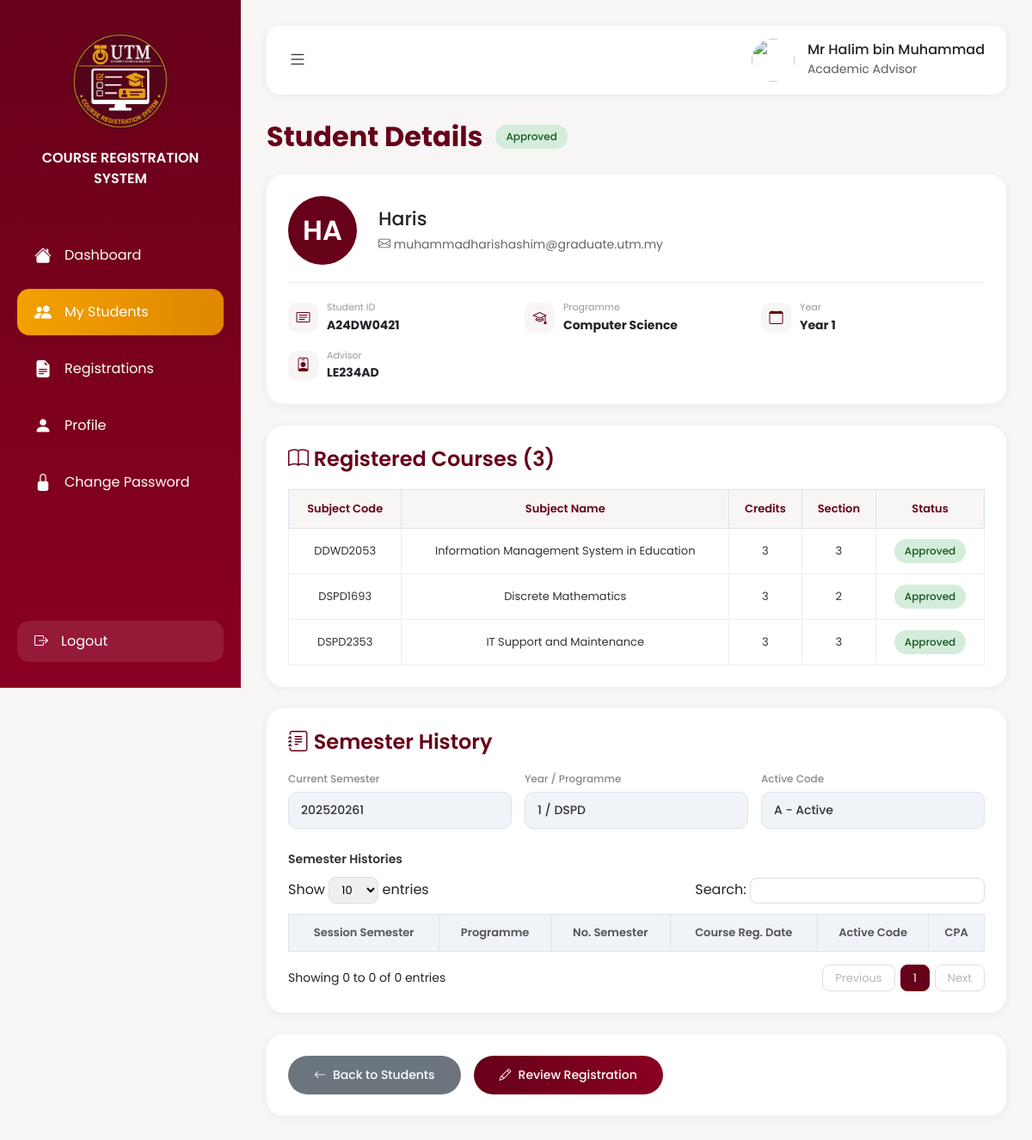
Page /advisor_student_details.php?student_id=24 (signed in) on the committed database.
### tables this page shows
CREATE TABLE `users` (
  `user_id` int(11) NOT NULL,
  `matrix_number` varchar(100) NOT NULL,
  `user_name` varchar(100) NOT NULL,
  `utm_email` varchar(100) NOT NULL,
  `second_email` varchar(100) NOT NULL,
  `phone` varchar(100) NOT NULL,
  `password` varchar(100) NOT NULL,
  `role` enum('student','advisor','admin') NOT NULL,
  `login_cred` varchar(100) DEFAULT NULL
);

CREATE TABLE `course_registrations` (
  `id` int(11) UNSIGNED NOT NULL,
  `student_id` int(11) NOT NULL,
  `submission_date` datetime NOT NULL,
  `status` enum('pending','approved','rejected') NOT NULL DEFAULT 'pending',
  `advisor_remarks` text DEFAULT NULL,
  `reviewed_by` int(11) DEFAULT NULL,
  `reviewed_at` datetime DEFAULT NULL,
  `section` varchar(10) DEFAULT NULL,
  `session` varchar(50) DEFAULT '2025/2026 - Semester 2'
);

CREATE TABLE `students` (
  `user_id` int(11) NOT NULL,
  `matrix_number` varchar(100) NOT NULL,
  `user_name` varchar(100) NOT NULL,
  `utm_email` varchar(100) NOT NULL,
  `second_email` varchar(100) NOT NULL,
  `phone` varchar(100) NOT NULL,
  `ic_number` varchar(20) DEFAULT NULL,
  `address` text DEFAULT NULL,
  `programme` enum('Computer Science','Electrical Engineering','Sport Science','Pengajian Islam') NOT NULL,
  `year` enum('1','2','3','4') NOT NULL,
  `semester` enum('1','2','3') NOT NULL,
  `advisor_id` int(11) DEFAULT NULL
);

CREATE TABLE `registration_courses` (
  `id` int(11) UNSIGNED NOT NULL,
  `registration_id` int(11) UNSIGNED NOT NULL,
  `subject_code` varchar(20) NOT NULL,
  `section` varchar(10) DEFAULT NULL
);

CREATE TABLE `subjects` (
  `subject_code` varchar(20) NOT NULL,
  `subject_name` varchar(100) NOT NULL,
  `credits` int(2) NOT NULL,
  `programme` varchar(100) NOT NULL,
  `is_hidden` tinyint(1) NOT NULL DEFAULT 0
);

CREATE TABLE `semester_registration_periods` (
  `id` int(11) UNSIGNED NOT NULL,
  `session_semester` varchar(20) NOT NULL,
  `start_date` date NOT NULL,
  `end_date` date NOT NULL,
  `is_open` tinyint(1) DEFAULT 1
);

### advisor_student_details.php (the view, shortened to what this page needs)
<?php
require_once 'db_connect.php';
$advisor_id = $_SESSION['user_id'] ?? null;
$student_id = isset($_GET['student_id']) ? (int)$_GET['student_id'] : 0;
$sql = "SELECT s.*, u.matrix_number, u.user_name, u.utm_email
        FROM students s
        JOIN users u ON s.user_id = u.user_id
        WHERE s.user_id = ?";
$stmt = mysqli_prepare($conn, $sql);
mysqli_stmt_bind_param($stmt, "i", $student_id);
mysqli_stmt_execute($stmt);
$result = mysqli_stmt_get_result($stmt);
$student = mysqli_fetch_assoc($result);
$advisor_matrix = '';
if ($student['advisor_id']) {
    $sql_advisor_matrix = "SELECT matrix_number FROM users WHERE user_id = ?";
    $stmt_advisor_matrix = mysqli_prepare($conn, $sql_advisor_matrix);
    mysqli_stmt_bind_param($stmt_advisor_matrix, "i", $student['advisor_id']);
    mysqli_stmt_execute($stmt_advisor_matrix);
    $result_advisor_matrix = mysqli_stmt_get_result($stmt_advisor_matrix);
    $advisor_info = mysqli_fetch_assoc($result_advisor_matrix);
    $advisor_matrix = $advisor_info ? $advisor_info['matrix_number'] : $student['advisor_id'];
}
$sql_latest_reg = "SELECT id FROM course_registrations WHERE student_id = ? ORDER BY submission_date DESC LIMIT 1";
$stmt_latest_reg = mysqli_prepare($conn, $sql_latest_reg);
mysqli_stmt_bind_param($stmt_latest_reg, "i", $student['user_id']);
mysqli_stmt_execute($stmt_latest_reg);
$result_latest_reg = mysqli_stmt_get_result($stmt_latest_reg);
$latest_reg = mysqli_fetch_assoc($result_latest_reg);
$latest_registration_id = $latest_reg ? $latest_reg['id'] : 0;
$sql_status = "SELECT status FROM course_registrations WHERE student_id = ? ORDER BY submission_date DESC LIMIT 1";
$stmt_status = mysqli_prepare($conn, $sql_status);
mysqli_stmt_bind_param($stmt_status, "i", $student['user_id']);
mysqli_stmt_execute($stmt_status);
$result_status = mysqli_stmt_get_result($stmt_status);
$reg = mysqli_fetch_assoc($result_status);
$reg_status = $reg ? $reg['status'] : 'pending';
$sql_courses = "SELECT sub.subject_code, sub.subject_name, sub.credits, rc.section, cr.status as reg_status
                FROM course_registrations cr
                JOIN registration_courses rc ON cr.id = rc.registration_id
                JOIN subjects sub ON rc.subject_code = sub.subject_code
                WHERE cr.student_id = ?
                AND cr.id = (
                    SELECT id FROM course_registrations
                    WHERE student_id = ?
                    ORDER BY submission_date DESC
                    LIMIT 1
                )
                ORDER BY sub.subject_code";
$stmt_courses = mysqli_prepare($conn, $sql_courses);
mysqli_stmt_bind_param($stmt_courses, "ii", $student['user_id'], $student['user_id']);
mysqli_stmt_execute($stmt_courses);
$result_courses = mysqli_stmt_get_result($stmt_courses);
$courses = mysqli_fetch_all($result_courses, MYSQLI_ASSOC);
$sql_advisor = "SELECT user_name FROM users WHERE user_id = ?";
$stmt_advisor = mysqli_prepare($conn, $sql_advisor);
mysqli_stmt_bind_param($stmt_advisor, "i", $advisor_id);
mysqli_stmt_execute($stmt_advisor);
$result_advisor = mysqli_stmt_get_result($stmt_advisor);
$advisor = mysqli_fetch_assoc($result_advisor);
$advisor_name = $advisor ? $advisor['user_name'] : 'Advisor';
$sql_academic = "SELECT session_semester FROM semester_registration_periods WHERE is_open = 1 LIMIT 1";
$result_academic = mysqli_query($conn, $sql_academic);
$academic_period = mysqli_fetch_assoc($result_academic);
if ($academic_period) {
    $session_parts = explode('-', $academic_period['session_semester']);
    $academic_year = $session_parts[0];
} else {
    $academic_year = '2025/2026';
}
$current_semester_num = $student['semester'];
$current_semester_code = str_replace('/', '', $academic_year) . $current_semester_num;
$programme_code = '';
switch ($student['programme']) {
    case 'Computer Science':
        $programme_code = 'DSPD';
        break;
}
$current_year_programme = $student['year'] . ' / ' . $programme_code;
$active_code = 'A - Active';
?>
<!DOCTYPE html>
<html lang="en">
<head>
    <link href="https://cdn.jsdelivr.net/npm/bootstrap@5.3.0/dist/css/bootstrap.min.css" rel="stylesheet">
    <link rel="stylesheet" href="https://cdn.jsdelivr.net/npm/bootstrap-icons@1.11.3/font/bootstrap-icons.min.css">
</head>
<body>
<div class="sidebar">
    <div class="logo">
        <img src="images/utmlogo.png" alt="UTM Logo">
        <div class="system-title">COURSE REGISTRATION SYSTEM</div>
    </div>
    <div class="menu">
        <a href="advisor_dashboard.php"><i class="bi bi-house-fill"></i> Dashboard</a>
        <a href="advisor_my_students.php" class="active"><i class="bi bi-people-fill"></i> My Students</a>
        <a href="advisor_registrations.php"><i class="bi bi-file-earmark-text-fill"></i> Registrations</a>
        <a href="advisor_profile.php"><i class="bi bi-person-fill"></i> Profile</a>
        <a href="advisor_change_password.php"><i class="bi bi-lock-fill"></i> Change Password</a>
    </div>
    <div class="logout">
        <a href="logout.php"><i class="bi bi-box-arrow-right"></i> Logout</a>
    </div>
</div>
<div class="main-content">
    <div class="topbar">
        <button class="toggle-btn" onclick="toggleSidebar()"><i class="bi bi-list"></i></button>
        <div class="profile-box" onclick="location.href='advisor_profile.php'">
            <img src="https://cdn-icons-png.flaticon.com/512/3135/3135715.png">
            <div><h6 class="mb-0"><?php echo htmlspecialchars($advisor_name); ?></h6><small class="text-muted">Academic Advisor</small></div>
        </div>
    </div>
    <div class="page-header">
        <h2>Student Details</h2>
        <span class="status-badge status-<?php echo $reg_status; ?>"><?php echo ucfirst($reg_status); ?></span>
    </div>
    <div class="profile-card">
        <div class="profile-header">
            <div class="student-avatar"><?php echo strtoupper(substr($student['user_name'], 0, 2)); ?></div>
            <div class="student-basic">
                <h3><?php echo htmlspecialchars($student['user_name']); ?></h3>
                <p><i class="bi bi-envelope"></i> <?php echo htmlspecialchars($student['utm_email']); ?></p>
            </div>
        </div>
        <div class="student-details-grid">
            <div class="detail-item"><div class="detail-icon"><i class="bi bi-card-text"></i></div><div class="detail-text"><small>Student ID</small><strong><?php echo htmlspecialchars($student['matrix_number']); ?></strong></div></div>
            <div class="detail-item"><div class="detail-icon"><i class="bi bi-mortarboard"></i></div><div class="detail-text"><small>Programme</small><strong><?php echo htmlspecialchars($student['programme']); ?></strong></div></div>
            <div class="detail-item"><div class="detail-icon"><i class="bi bi-calendar"></i></div><div class="detail-text"><small>Year</small><strong>Year <?php echo $student['year']; ?></strong></div></div>
            <div class="detail-item"><div class="detail-icon"><i class="bi bi-person-badge"></i></div><div class="detail-text"><small>Advisor</small><strong><?php echo htmlspecialchars($advisor_matrix ?: 'Not Assigned'); ?></strong></div></div>
        </div>
    </div>
    <div class="courses-card">
        <h4><i class="bi bi-book"></i> Registered Courses (<?php echo count($courses); ?>)</h4>
        <?php if (!empty($courses)): ?>
            <table class="registered-table">
                <thead>
                    <tr>
                        <th>Subject Code</th>
                        <th>Subject Name</th>
                        <th>Credits</th>
                        <th>Section</th>
                        <th>Status</th>
                    </tr>
                </thead>
                <tbody>
                    <?php foreach ($courses as $course): ?>
                        <tr>
                            <td><?php echo htmlspecialchars($course['subject_code']); ?></td>
                            <td><?php echo htmlspecialchars($course['subject_name']); ?></td>
                            <td><?php echo $course['credits']; ?></td>
                            <td><?php echo htmlspecialchars($course['section'] ?? '-'); ?></td>
                            <td><span class="status-badge status-<?php echo $course['reg_status']; ?>"><?php echo ucfirst($course['reg_status']); ?></span></td>
                        </tr>
                    <?php endforeach; ?>
                </tbody>
            </table>
        <?php else: ?>
            <div class="text-center text-muted py-3">No courses registered for current semester.</div>
        <?php endif; ?>
    </div>
    <div class="courses-card">
        <h4><i class="bi bi-journal-text"></i> Semester History</h4>
        <div class="sem-info-strip">
            <div class="sem-info-item"><label>Current Semester</label><div class="sem-info-val"><?php echo $current_semester_code; ?></div></div>
            <div class="sem-info-item"><label>Year / Programme</label><div class="sem-info-val"><?php echo $current_year_programme; ?></div></div>
            <div class="sem-info-item"><label>Active Code</label><div class="sem-info-val"><?php echo $active_code; ?></div></div>
        </div>
        <div style="font-size:14px; font-weight:600; color:#333; margin-bottom:10px;">Semester Histories</div>
        <div class="table-controls">
            <div class="table-controls-left">Show <select id="entriesSelect" onchange="renderTable()"><option value="5">5</option><option value="10" selected>10</option><option value="25">25</option></select> entries</div>
            <div class="table-controls-right">Search: <input type="text" id="searchInput" placeholder="" oninput="renderTable()"></div>
        </div>
        <div style="overflow-x:auto;">
            <table id="semTable">
                <thead>
                    <tr>
                        <th>Session Semester</th>
                        <th>Programme</th>
                        <th>No. Semester</th>
                        <th>Course Reg. Date</th>
                        <th>Active Code</th>
                        <th>CPA</th>
                    </tr>
                </thead>
            </table>
        </div>
        <div class="table-footer"><small id="tableInfo"></small><div class="pagination-btns" id="pagination"></div></div>
    </div>
    <div class="action-buttons">
        <a href="advisor_my_students.php" class="btn-back"><i class="bi bi-arrow-left"></i> Back to Students</a>
        <?php if ($latest_registration_id > 0): ?>
            <a href="advisor_verify_registration.php?registration_id=<?php echo $latest_registration_id; ?>" class="btn-review"><i class="bi bi-pencil"></i> Review Registration</a>
        <?php else: ?>
            <a href="advisor_verify_registration.php?student_id=<?php echo $student['user_id']; ?>" class="btn-review"><i class="bi bi-pencil"></i> Review Registration</a>
        <?php endif; ?>
    </div>
</div>
</body>
</html>

### rows in the picture
users: user_name "Mr Halim bin Muhammad", matrix_number "LE234AD"
course_registrations: status "Approved"
students: user_id.user_name "HA", user_id.user_name "Haris", user_id.utm_email "muhammadharishashim@graduate.utm.my", user_id.matrix_number "A24DW0421", programme "Computer Science", year "1", current_year_programme "1 / DSPD"
registration_courses: subject_code.subject_code "DDWD2053", subject_code.subject_name "Information Management System in Education", subject_code.credits "3", section "3", registration.status "Approved"
registration_courses: subject_code.subject_code "DSPD1693", subject_code.subject_name "Discrete Mathematics", subject_code.credits "3", section "2", registration.status "Approved"
registration_courses: subject_code.subject_code "DSPD2353", subject_code.subject_name "IT Support and Maintenance", subject_code.credits "3", section "3", registration.status "Approved"
semester_registration_periods: session_semester.semester "202520261"

### other values in the picture
count($courses) "3"
$active_code "A - Active"
